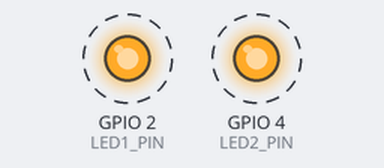
A sketch run on a simulated ESP32. Parts: output pins drawn as LEDs (lit = HIGH). Dashed ring = blinking. What the sketch prints to the serial monitor is not drawn.

Above: at 0.1 s.
Timing chart, 0 to 4.6 s (numbered marks = the images above):
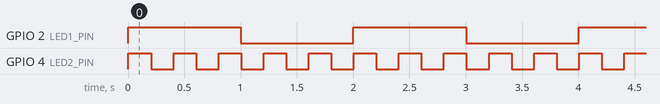

The sketch:

sketch.ino
```cpp
/*
 * Task Priority - Task Priority
 *
 * Konsep: Menentukan prioritas task untuk mengontrol eksekusi
 *
 * Komponen:
 * - LED1 (D2)
 * - LED2 (D4)
 *
 * Pinout:
 * - LED1 -> GPIO 2
 * - LED2 -> GPIO 4
 */

const int LED1_PIN = 2;
const int LED2_PIN = 4;

void setup() {
  Serial.begin(115200);
  pinMode(LED1_PIN, OUTPUT);
  pinMode(LED2_PIN, OUTPUT);

  Serial.println("Task Priority Demo Started");

  // Create low priority task
  xTaskCreate(
    lowPriorityTask,
    "Low Priority",
    2048,
    NULL,
    1,  // Priority 1 (low)
    NULL
  );

  // Create high priority task
  xTaskCreate(
    highPriorityTask,
    "High Priority",
    2048,
    NULL,
    2,  // Priority 2 (high)
    NULL
  );

  Serial.println("Tasks created with different priorities");
}

void lowPriorityTask(void* parameter) {
  while (1) {
    digitalWrite(LED1_PIN, HIGH);
    Serial.println("Low Priority: LED1 ON");
    vTaskDelay(1000 / portTICK_PERIOD_MS);

    digitalWrite(LED1_PIN, LOW);
    Serial.println("Low Priority: LED1 OFF");
    vTaskDelay(1000 / portTICK_PERIOD_MS);
  }
}

void highPriorityTask(void* parameter) {
  while (1) {
    digitalWrite(LED2_PIN, HIGH);
    Serial.println("HIGH PRIORITY: LED2 ON");
    vTaskDelay(200 / portTICK_PERIOD_MS);

    digitalWrite(LED2_PIN, LOW);
    Serial.println("HIGH PRIORITY: LED2 OFF");
    vTaskDelay(200 / portTICK_PERIOD_MS);
  }
}

void loop() {
  vTaskDelay(1000 / portTICK_PERIOD_MS);
}
```

Measured:
- by itself, GPIO 2 (LED1_PIN): alternates HIGH for 1.0 s and LOW for 1.0 s
- by itself, GPIO 4 (LED2_PIN): alternates HIGH for 0.20 s and LOW for 0.20 s
